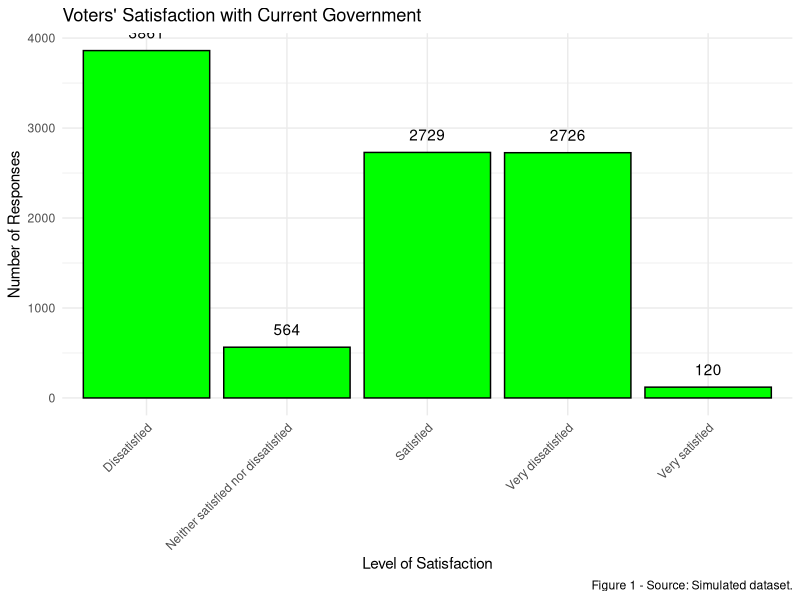
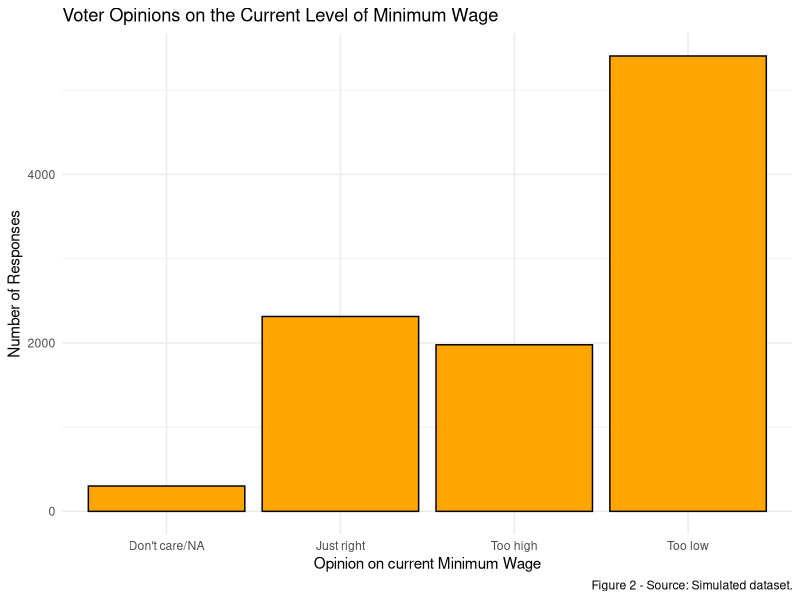
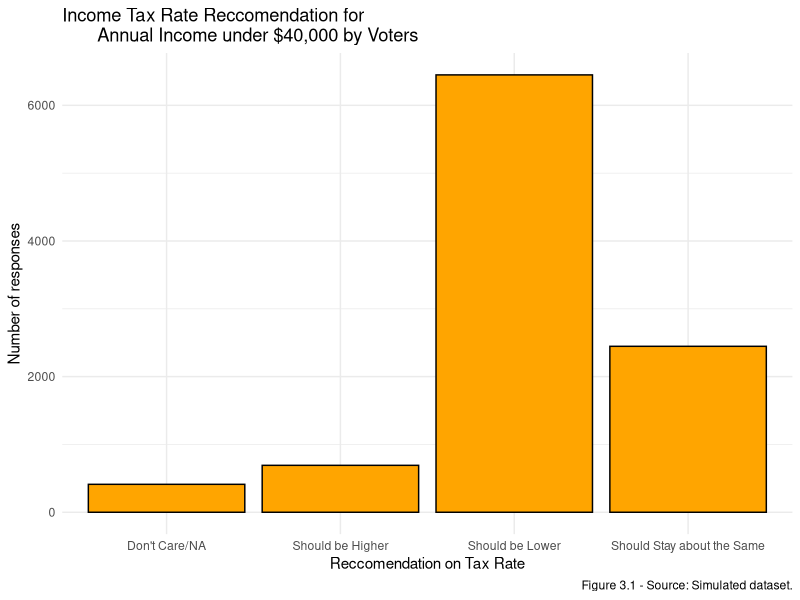
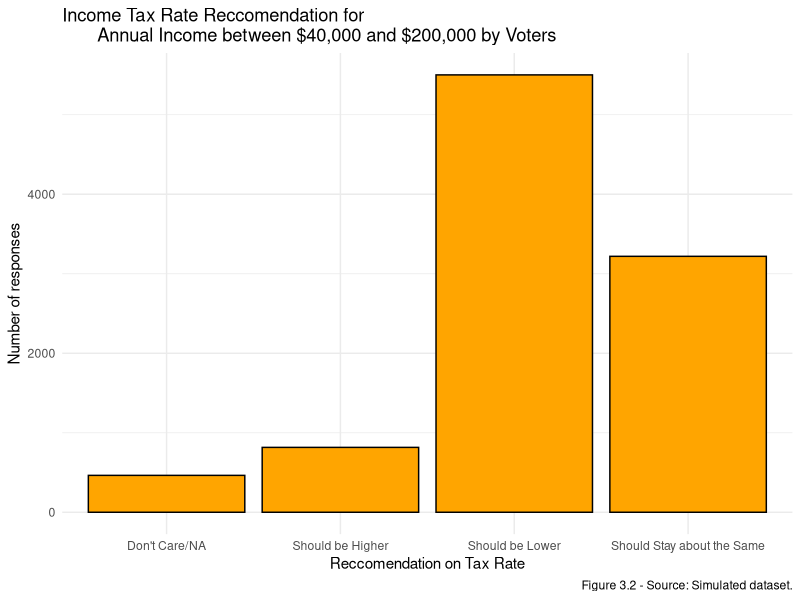
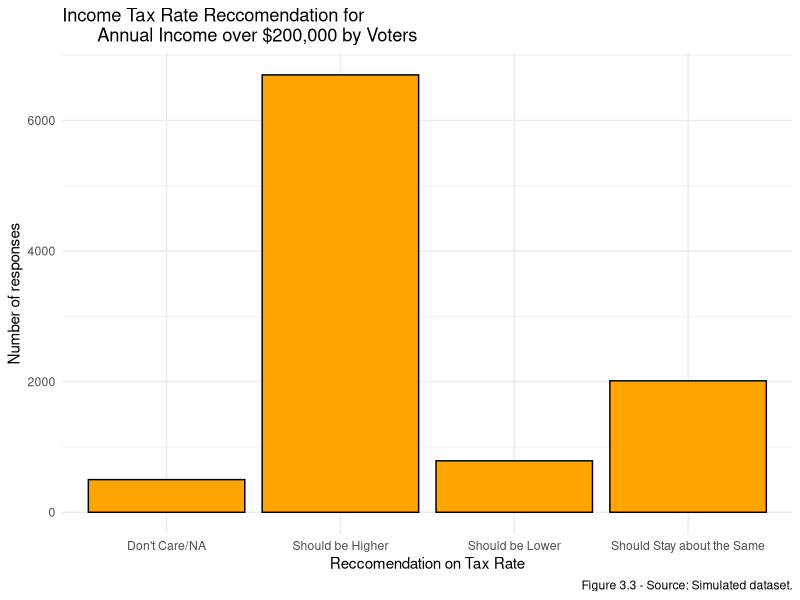
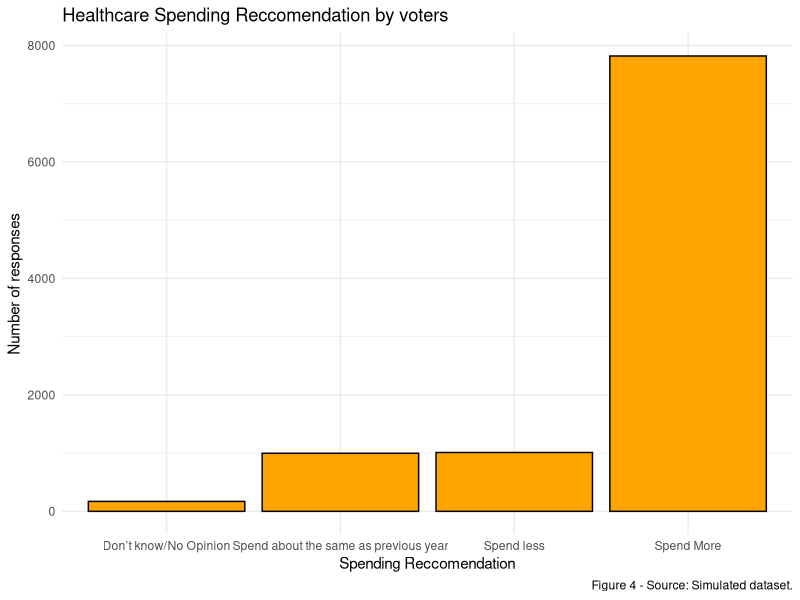
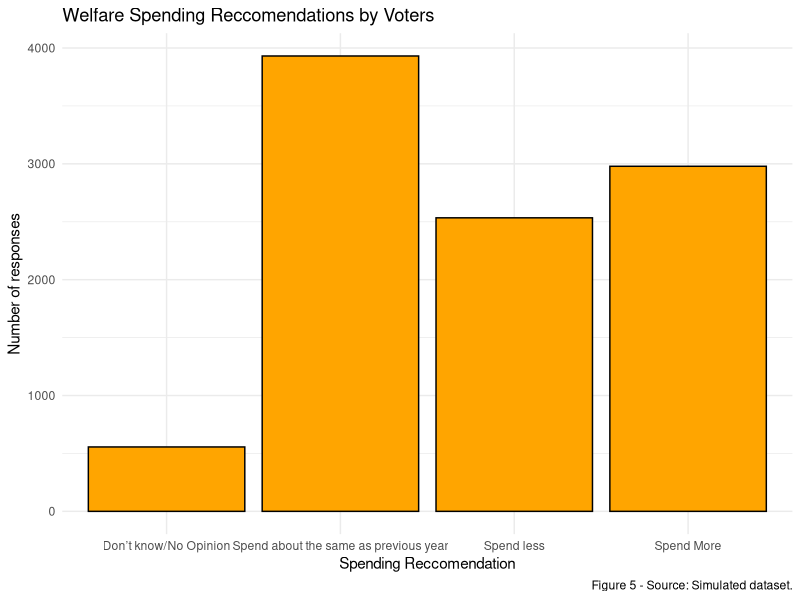
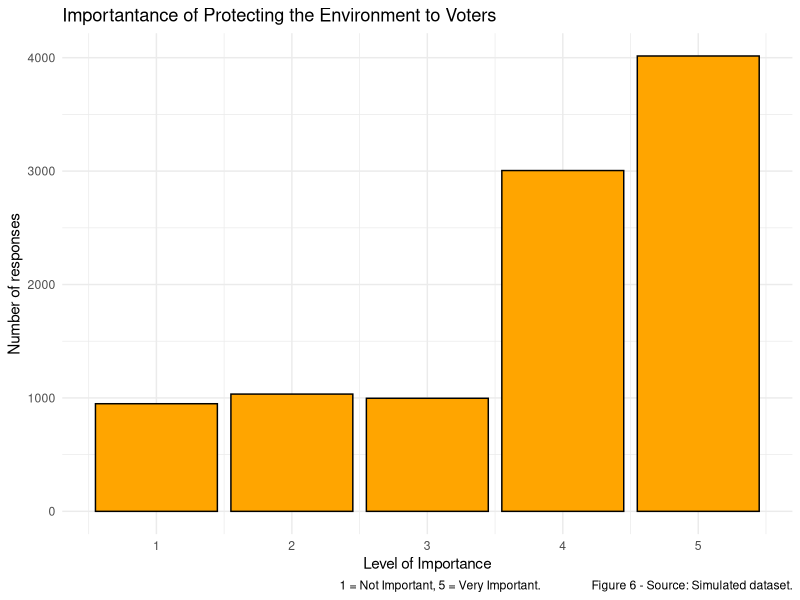

The R source for these figures, in order:
## ---- chunk 1
knitr::opts_chunk$set(echo = TRUE)
## ---- chunk 2
# Loading in Required Packages
library(tidyverse)
## ---- chunk 3
#This code chunk is what designs our main survey dataset
set.seed(314)
pop <- 11796032
survey_size <- 1000000
my_data2 <- tibble(
# Simulation for question "What is your age".
  Age = sample(x = 
                 c("18 to 24", "25 to 34", "35 to 44", 
                 "45 to 54", "55 to 64", "65 to 74",
                   "75+", "Prefer not to say")
               ,size = survey_size,replace = TRUE,
               prob = c(0.11, 0.152, 0.15, 0.18, 0.165,
                           0.11, 0.112, 0.02)),
# Simulation for question "How likely are you to vote in the upcoming election?".
  Likelyhood_Vote =sample(x = c("Very likely", "Likely",
                     "Unlikely", "Very Unlikely",
                     "Don't Know/Prefer Not to answer"),
               size = survey_size, replace = TRUE,
               prob = c(0.375, 0.375, 0.115, 0.115, 0.02)),

# Simulation for question "How satisfied are you with the current operation of the Ontario government?".
  Current_Gov =sample(x = c("Very satisfied", "Satisfied",
                     "Neither satisfied nor dissatisfied", 
                     "Dissatisfied", "Very dissatisfied"),
               size = survey_size, replace = TRUE,
               prob = c(0.01, 0.25, 0.05, 0.35, 0.25)),

# Simulation for question "What is your opinion on the Minimum Wage rate in the Province?".
  Min_Wage =sample(x = c("Too high", "Just right",
                     "Too low", "Don't care/NA"),
               size = survey_size, replace = TRUE,
               prob = c(0.20, 0.23, 0.54, 0.03)),

# Simulation for question "In your opinion, taxes for those with an income".
# Income less than $40,000.
  Taxes_low =sample(x = c("Should be Higher","Should Stay about the Same",
                     "Should be Lower", "Don't Care/NA"),
                     size = survey_size, replace = TRUE, 
                     prob = c(0.07, 0.24, 0.65, 0.04)),
# Income between $40,000 and $200,000.
  Taxes_mid =sample(x = c("Should be Higher", "Should Stay about the Same",
                     "Should be Lower", "Don't Care/NA"),
                     size = survey_size, replace = TRUE,
                     prob = c(0.08, 0.32, 0.55, 0.05)),
#Income greater than $200,000.
  Taxes_high = sample(x = c("Should be Higher", "Should Stay about the Same",
                     "Should be Lower", "Don't Care/NA"),
                     size = survey_size, replace = TRUE,
                     prob = c(0.67, 0.2, 0.08, 0.05)),

# Simulation for question "On a scale from 1 to 5, how important do you think the preservation of Ontario's environment is?".
  Environment =sample(x = c(1:5),
               size = survey_size, replace = TRUE,
               prob = c(0.1, 0.1, 0.1, 0.3, 0.4)),

# Simulation for question "How much money would you like to see go toward benefiting those on welfare?".
  Welfare =sample(x = c("Spend More", "Spend less",
                           "Spend about the same as previous year",
                            "Don’t know/No Opinion"),
               size = survey_size, replace = TRUE,
               prob = c(0.3, 0.25, 0.4, 0.05)),

#Simulation for question "How much money should be spent on Healthcare facilities in Ontario?".
  Healthcare =sample(x = c("Spend More", "Spend less",
                           "Spend about the same as previous year",
                            "Don’t know/No Opinion"),
                     size = survey_size, replace = TRUE,
                     prob = c(0.78, 0.10, 0.10, 0.02)),

# Simulation for question "What do you think about the current price of hydroelectricity in Ontario?". 
 Hydro =sample(x = c("Too expensive", "Too cheap",
                           "Fairly priced", "No Opinion"),
                     size = survey_size, replace = TRUE,
                     prob = c(0.75, 0.08, 0.15, 0.02)),

# Simulation for question "Through what avenue do you most judge a political candidate?". 
  Gather_info =sample(x = c("Candidate address and speeches", "Online news sources",
                        "TV", "Newspaper articles", "Social Media", "Other"),
                     size = survey_size, replace = TRUE,
                     prob = c(0.1, 0.25, 0.36, 0.5, 0.37, 0.03)),
)
## ---- chunk 4
set.seed(314)
my_data <- sample_n(my_data2, 10000)
head(my_data)
## ---- chunk 5
# Bar Graph for question "How satisfied are you with the current operation of the Ontario government?"
my_data %>%
  ggplot(aes(x = Current_Gov)) + 
  geom_bar(color = 'black', fill = 'Green') + 
  labs(title = "Voters' Satisfaction with Current Government", 
       x = "Level of Satisfaction", 
       y = "Number of Responses",
       caption = "Figure 1 - Source: Simulated dataset.") + 
  theme_minimal() + 
  geom_text(stat='count', aes(label=..count..), vjust=-1) + theme(axis.text.x=element_text(angle=45,hjust=1))
## ---- chunk 6
#Bar graph for question "What is your opinion on the Minimum Wage rate in the Province"
my_data %>%
  ggplot(aes(x = Min_Wage)) + 
  geom_bar(color = 'black',fill = "orange") + labs(title="Voter Opinions on the Current Level of Minimum Wage",
       x = "Opinion on current Minimum Wage",
       y = "Number of Responses",
       caption = "Figure 2 - Source: Simulated dataset.") +
  theme_minimal()
## ---- chunk 7
# Bar plot for question "In your opinion, taxes for those with an income:Less than $40,000"
my_data %>%
  ggplot(aes(x = Taxes_low)) + 
  geom_bar(color = 'black',fill = "orange") + 
  labs(title="Income Tax Rate Reccomendation for 
       Annual Income under $40,000 by Voters",
       x = "Reccomendation on Tax Rate",
       y = "Number of responses",
       caption = "Figure 3.1 - Source: Simulated dataset.") +
  theme_minimal()
## ---- chunk 8
#Bar plot for question "In your opinion, taxes for those with an income:Between $40,000 and $200,000"
my_data %>%
  ggplot(aes(x =Taxes_mid )) + 
  geom_bar(color = 'black',fill = "orange") +
  labs(title="Income Tax Rate Reccomendation for 
       Annual Income between $40,000 and $200,000 by Voters",
       x = "Reccomendation on Tax Rate",
       y = "Number of responses",
       caption = "Figure 3.2 - Source: Simulated dataset.") +
  theme_minimal()
## ---- chunk 9
# Bar plot for question"In your opinion, taxes for those with an income:Greater than $200,000"
my_data %>%
  ggplot(aes(x = Taxes_high )) + 
  geom_bar(color = 'black',fill = "orange") + 
  labs(title="Income Tax Rate Reccomendation for 
       Annual Income over $200,000 by Voters",
        x = "Reccomendation on Tax Rate",
        y = "Number of responses",
        caption = "Figure 3.3 - Source: Simulated dataset.") +
  theme_minimal()
## ---- chunk 10
#Bar plot for question "How much money should be spent on Healthcare in Ontario?"
my_data %>%
  ggplot(aes(x = Healthcare)) + 
  geom_bar(color = 'black',fill = "orange") +
  labs(title="Healthcare Spending Reccomendation by voters",
         x = "Spending Reccomendation", 
         y = "Number of responses",
         caption = "Figure 4 - Source: Simulated dataset.") + 
  theme_minimal()
## ---- chunk 11
# Bar plot for question "How much money would you like to see go toward benefiting those on welfare"
my_data %>%
  ggplot(aes(x = Welfare)) + 
  geom_bar(color = 'black',fill = "orange") + 
  labs(title="Welfare Spending Reccomendations by Voters",
       x = "Spending Reccomendation",
       y = "Number of responses",
       caption = "Figure 5 - Source: Simulated dataset.") +
  theme_minimal()
## ---- chunk 12
# Bar plot for question "On a scale from 1 to 5, how important do you think the preservation of Ontario's environment is?"
my_data %>%
  ggplot(aes(x = Environment)) + 
  geom_bar(color = 'black',fill = "orange") + 
  labs(title="Importantance of Protecting the Environment to Voters",
       x = "Level of Importance",
       y = "Number of responses",
       caption = "1 = Not Important, 5 = Very Important.                 Figure 6 - Source: Simulated dataset.") +
  theme_minimal()
## ---- chunk 13
# Bar plot for the question "What do you think about the current cost of hydroelectricity?"
my_data %>%
  ggplot(aes(x = Hydro)) + 
  geom_bar(color = 'black',fill = "orange") + 
  labs(title="Opinions on current Hydroelectricity Prices in Ontario",
       x = "Opinion",
       y = "Number of responses",
       caption = "Figure 7 - Source: Simulated dataset.") +
  theme_minimal()
## ---- chunk 14
#Bar plot for the question "Through what avenue do you most judge a political candidate?"
my_data %>%
  ggplot(aes(x = Gather_info)) + 
  geom_bar(color = 'black',fill = "orange") + 
  labs(title="Oulets that voters use most to judge a candidate",
       x = "Media Outlets",
       y = "Number of responses",
       caption = "Figure 8 - Source: Simulated dataset.") + 
  theme_minimal()
